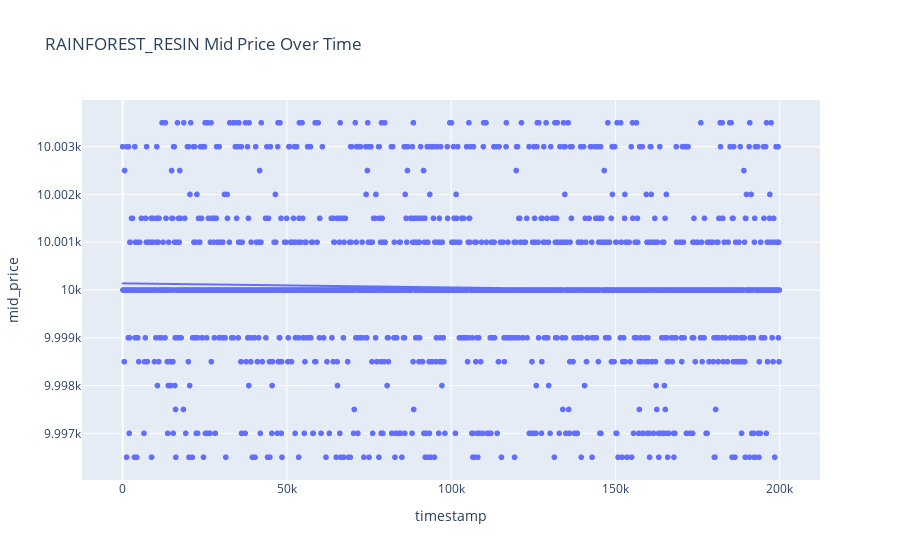
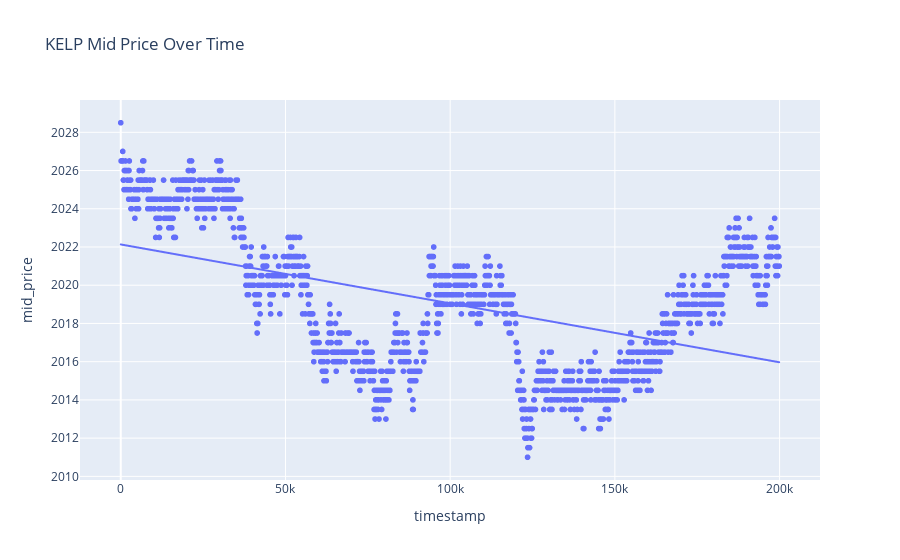

Here is the notebook cell these charts were saved with, in order:
### Code cell
import plotly.express as px

# Create a scatter plot with a trend line for RAINFOREST_RESIN 
fig = px.scatter(rainforest_resin_df, x='timestamp', y='mid_price', trendline='ols', title='RAINFOREST_RESIN Mid Price Over Time')
fig.show()
# Create a scatter plot with a trend line for KELP
fig = px.scatter(kelp_df, x='timestamp', y='mid_price', trendline='ols', title='KELP Mid Price Over Time')
fig.show()
p

### Figure 1 — Plotly figure (JSON) as saved in the notebook; plotly's stock layout.template omitted (floating-point values rounded to 4 significant figures; data arrays with more than 128 entries replaced by an {"elided": "..."} marker saying what was removed)
{"data": [{"hovertemplate": "timestamp=%{x}<br>mid_price=%{y}<extra></extra>", "legendgroup": "", "marker": {"color": "#636efa", "symbol": "circle"}, "mode": "markers", "name": "", "showlegend": false, "type": "scattergl", "x": {"elided": "2000 int values"}, "xaxis": "x", "y": {"elided": "2000 float values"}, "yaxis": "y"}, {"hovertemplate": "<b>OLS trendline</b><br>mid_price = -8.56046e-07 * timestamp + 10000.1<br>R<sup>2</sup>=0.001114<br><br>timestamp=%{x}<br>mid_price=%{y} <b>(trend)</b><extra></extra>", "legendgroup": "", "marker": {"color": "#636efa", "symbol": "circle"}, "mode": "lines", "name": "", "showlegend": false, "type": "scattergl", "x": {"elided": "2000 int values"}, "xaxis": "x", "y": {"elided": "2000 float values"}, "yaxis": "y"}], "layout": {"legend": {"tracegroupgap": 0}, "title": {"text": "RAINFOREST_RESIN Mid Price Over Time"}, "xaxis": {"anchor": "y", "domain": [0, 1], "title": {"text": "timestamp"}}, "yaxis": {"anchor": "x", "domain": [0, 1], "title": {"text": "mid_price"}}}}

### Figure 2 — Plotly figure (JSON) as saved in the notebook; plotly's stock layout.template omitted (floating-point values rounded to 4 significant figures; data arrays with more than 128 entries replaced by an {"elided": "..."} marker saying what was removed)
{"data": [{"hovertemplate": "timestamp=%{x}<br>mid_price=%{y}<extra></extra>", "legendgroup": "", "marker": {"color": "#636efa", "symbol": "circle"}, "mode": "markers", "name": "", "showlegend": false, "type": "scattergl", "x": {"elided": "2000 int values"}, "xaxis": "x", "y": {"elided": "2000 float values"}, "yaxis": "y"}, {"hovertemplate": "<b>OLS trendline</b><br>mid_price = -3.08328e-05 * timestamp + 2022.13<br>R<sup>2</sup>=0.242425<br><br>timestamp=%{x}<br>mid_price=%{y} <b>(trend)</b><extra></extra>", "legendgroup": "", "marker": {"color": "#636efa", "symbol": "circle"}, "mode": "lines", "name": "", "showlegend": false, "type": "scattergl", "x": {"elided": "2000 int values"}, "xaxis": "x", "y": {"elided": "2000 float values"}, "yaxis": "y"}], "layout": {"legend": {"tracegroupgap": 0}, "title": {"text": "KELP Mid Price Over Time"}, "xaxis": {"anchor": "y", "domain": [0, 1], "title": {"text": "timestamp"}}, "yaxis": {"anchor": "x", "domain": [0, 1], "title": {"text": "mid_price"}}}}
